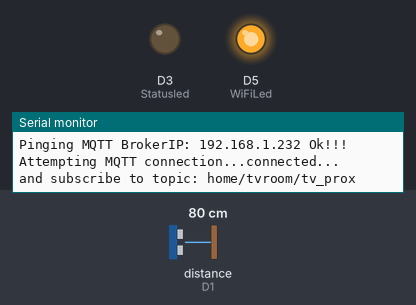
This sketch was run on a simulated ESP8266 (NodeMCU). Shown: output pins drawn as LEDs (lit = HIGH), the last lines printed to the serial monitor. Wiring (inferred from the names in the program): ultrasonic range finder: trigger D2; echo D1. The inputs (shaded band) are chosen by the test bench; at power-on: distance to the obstacle (sensor on D1) 80 cm. The echo pulse lasts 58.3 µs per cm; WiFi joins after 1.5 s; servers stay silent unless stated; random numbers use the default seed unless the sketch sets one; no MQTT or app messages arrive unless stated; pins used as bus, display or sensor lines are not drawn.

Above: at 2.7 s.
2.8 s: distance to the obstacle (sensor on D1) set to 31 cm
5.8 s: distance to the obstacle (sensor on D1) set to 26 cm
At 6.9 s:
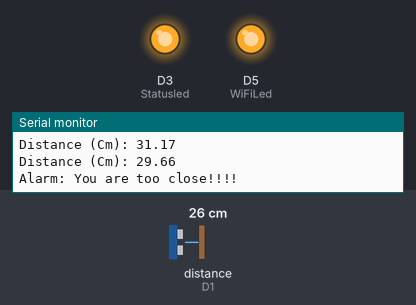
7.4 s: distance to the obstacle (sensor on D1) set to 35 cm
At 8.6 s:
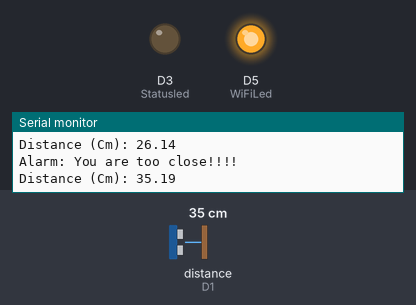
9.6 s: distance to the obstacle (sensor on D1) set to 2 cm
At 11.1 s:
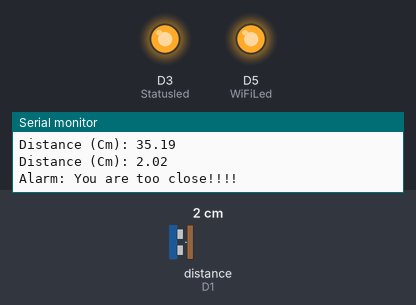
Timing chart, 0 to 12.6 s (numbered marks = the images above; inputs shaded):
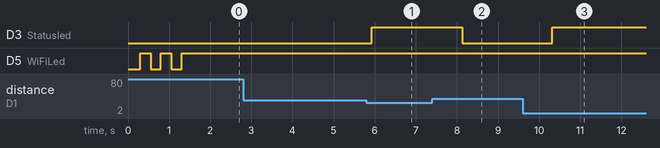

Measured:
- the behaviour switches between 30 and 29 cm on distance to the obstacle (sensor on D1) (found by bisection; images 0 and 1)
- after the input at 5.8 s, D3 (Statusled): LOW → HIGH after 0.13 s
- after the input at 7.4 s, D3 (Statusled): HIGH → LOW after 0.74 s
- after the input at 9.6 s, D3 (Statusled): LOW → HIGH after 0.72 s

The sketch:

HCSR04_MQTT_ESP.ino
```cpp
#include <ESP8266WiFi.h>
//https://github.com/dancol90/ESP8266Ping
#include <ESP8266Ping.h>
#include <PubSubClient.h>
// https://github.com/MajenkoLibraries/Average
#include <Average.h>
#include<stdlib.h>

// Connect to the WiFi
#define   ssid_1          "KATCPT"
#define   password_1      "katCPT#12"
//#define   mqtt_server_1   "alexapi"
#define   mqtt_server_1   "192.168.1.232"
int mqtt_port = 1883;

// For Home
// #define   ssid_1          "GetUrOwnWiFi"
// #define   password_1      "Livhu300312"
// #define   mqtt_server_1   "192.168.1.9"
// Testing broker
//const char* mqtt_server_1 = "test.mosquitto.org";

// MQTT Topics
#define   mqtt_topic    "home/tvroom/tv_prox"

// Define NodeMCU D5 pin to as temperature data pin of  DHT11
#define   ECHO          D1
#define   TRIGGER       D2
#define   Statusled     D3
#define   WiFiLed       D5

// Define macros
#define Between(x, a, b)  (((a) <= (x)) && ((x) <= (b)))
#define Outside(x, a, b)  (((x) < (a)) || ((b) < (x)))
#define LessOrEqual(x, y) ((x) <= (y))
#define MoreOrEqual(x, y) ((x) >= (y))

// Variables

// Reserve space for 10 entries in the average bucket.
Average<float> ave_distance(10);

int Samples = 20;
int count = 0;
int sleep = 50;

int maximumRange = 200; // Maximum range
int minimumRange = 2; // Minimum range
float prohibitedDistance = 30.0; // Distance Alarm will be sounded

// long lastMsg = 0;
char msg[50];
char message[65];

WiFiClient espClient;
PubSubClient client(espClient);

void setup() {
  Serial.begin(115200);
  setup_GPIO();
  WiFi.mode(WIFI_STA);
  WiFi.begin(ssid_1, password_1);
  WiFi.softAPdisconnect(true);
  setup_WiFi();
  setup_MQTT();
}

void setup_GPIO(){
  pinMode(TRIGGER, OUTPUT);
  pinMode(ECHO, INPUT);
  pinMode(WiFiLed, OUTPUT);
  pinMode(Statusled, OUTPUT);
}

void setup_WiFi(){
  // Connect to WiFi access point.
  delay(50);
  Serial.println();
  Serial.print("Connecting to WiFi access point: ");
  Serial.println(ssid_1);
  Serial.print("Connecting.");
  while (WiFi.status() != WL_CONNECTED) {
    digitalWrite(WiFiLed, LOW);
    delay(250);
    digitalWrite(WiFiLed, HIGH);
    delay(250);
    Serial.print(".");
  }
  Serial.println();
  Serial.println("WiFi connected");
  Serial.print("IP address: ");
  Serial.println(WiFi.localIP());
  digitalWrite(WiFiLed, HIGH);
  Serial.print("MAC Address: ");
  Serial.println(WiFi.macAddress());
  Serial.println();
}

void setup_MQTT(){
  delay(10);
  Serial.print("Connecting to MQTT Server: ");
  Serial.println(mqtt_server_1);
  client.setServer(mqtt_server_1, mqtt_port);
}

void reconnect() {
  Serial.println();
  Serial.print("Pinging MQTT BrokerIP: ");
  Serial.print(mqtt_server_1);

  if(Ping.ping(mqtt_server_1)){
    Serial.println(" Ok!!!");
    // Loop until we"re reconnected
    while (!client.connected()) {
      Serial.print("Attempting MQTT connection...");
      // Create a random client ID
      String clientId = "ESP8266Client-";
      clientId += String(random(0xffff), HEX);

      // Attempt to connect
      //if you MQTT broker has clientID,username and password_1
      //please change following line to    if (client.connect(clientId, userName, password_1))
      if (client.connect(clientId.c_str())){
        Serial.println("connected...");
        Serial.print("and subscribe to topic: ");
        Serial.println(mqtt_topic);
       //once connected to MQTT broker, subscribe command if any
        client.subscribe(mqtt_topic);
      }
      else {
        Serial.print("failed, rc=");
        Serial.print(client.state());
        Serial.println(" try again in 5 seconds");
        // Wait 5 seconds before retrying
        delay(5000);
      }
    }
  }
  else {
    Serial.println();
    Serial.print(":Failed to establish a connection on MQTT Broker.");
    delay(10);
  }//end reconnect()
}

float Proximity(){

  float duration, distance;
  digitalWrite(TRIGGER, LOW);
  delayMicroseconds(2);

  digitalWrite(TRIGGER, HIGH);
  delayMicroseconds(10);

  digitalWrite(TRIGGER, LOW);
  duration = pulseIn(ECHO, HIGH);
  //Serial.print(duration);
  distance = duration / 58.0;
  return distance;
}

// For Debug
// void loop(){
//   float raw_distance;
//   raw_distance = Proximity();
//   Serial.print("Raw distance: ");
//   Serial.println(raw_distance);
//   delay(1000);
// }

void loop() {
  delay(sleep);

  if (!client.connected()){
   reconnect();
  }
  else if(WiFi.status() != 3){
   Serial.println("WiFi Disconnects, reconnecting.");
   delay(100);
   setup_WiFi();
  }
  else{
    delayMicroseconds(1);
  }
  client.loop();
  float raw_distance, distance;
  raw_distance = Proximity();
  //Serial.print("Raw distance: ");
  //Serial.println(raw_distance);
  ave_distance.push(raw_distance);
  // calculate the average of samples
  for(int i = 0; i < Samples; i++){
    ave_distance.get(i);
  }
  count += 1;
  if(count > Samples){
    distance = ave_distance.mean();
    //Serial.print("Average Distance: ");
    //Serial.println(distance);

    if Between(distance, minimumRange, maximumRange){
    //if (distance >= maximumRange && distance <= minimumRange){
      //Serial.print(distance);
      //Serial.println(" Cm");
      String msg = "Distance (Cm): ";
      msg = msg + distance;
      msg.toCharArray(message, 65);
      Serial.println(message);
      client.publish(mqtt_topic, message);
    }

   if LessOrEqual(distance, prohibitedDistance){
      Serial.println("Alarm: You are too close!!!!");
      digitalWrite(Statusled, HIGH);
    }
   else{
      digitalWrite(Statusled, LOW);
    }
    count = 0;
  }
}
```
